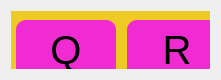
   <widget class="QWidget" name="horizontalLayoutWidget_64">
    <property name="geometry">
     <rect>
      <x>620</x>
      <y>270</y>
      <width>221</width>
      <height>80</height>
     </rect>
    </property>
    <layout class="QHBoxLayout" name="horizontalLayout_117">
     <item>
      <widget class="QFrame" name="caixa_letras_59">
       <property name="styleSheet">
        <string notr="true">background-color: rgb(239, 201, 36);</string>
       </property>
       <property name="frameShape">
        <enum>QFrame::StyledPanel</enum>
       </property>
       <property name="frameShadow">
        <enum>QFrame::Raised</enum>
       </property>
       <widget class="QWidget" name="horizontalLayoutWidget_66">
        <property name="geometry">
         <rect>
          <x>0</x>
          <y>-1</y>
          <width>221</width>
          <height>81</height>
         </rect>
        </property>
        <layout class="QHBoxLayout" name="horizontalLayout_118">
         <item>
          <widget class="QPushButton" name="botao_q">
           <property name="maximumSize">
            <size>
             <width>100</width>
             <height>60</height>
            </size>
           </property>
           <property name="font">
            <font>
             <pointsize>30</pointsize>
            </font>
           </property>
           <property name="styleSheet">
            <string notr="true">QPushButton#botao_q {
    background-color: rgb(240, 43, 209);  /*roxo: rgb(240, 43, 209);*/
}

QPushButton#botao_q:pressed {
   background-color: rgb(170, 0, 255)  /* Cor de fundo quando o botão é pressionado */
}

QPushButton#botao_q{
	border-radius: 10px;
}</string>
           </property>
           <property name="text">
            <string>Q</string>
           </property>
          </widget>
         </item>
         <item>
          <widget class="QPushButton" name="botao_r">
           <property name="maximumSize">
            <size>
             <width>100</width>
             <height>60</height>
            </size>
           </property>
           <property name="font">
            <font>
             <pointsize>30</pointsize>
            </font>
           </property>
           <property name="styleSheet">
            <string notr="true">QPushButton#botao_r {
    background-color: rgb(240, 43, 209);  /*roxo: rgb(240, 43, 209);*/
}

QPushButton#botao_r:pressed {
   background-color: rgb(170, 0, 255)  /* Cor de fundo quando o botão é pressionado */
}

QPushButton#botao_r{
	border-radius: 10px;
}</string>
           </property>
           <property name="text">
            <string>R</string>
           </property>
          </widget>
         </item>
        </layout>
       </widget>
      </widget>
     </item>
    </layout>
   </widget>
